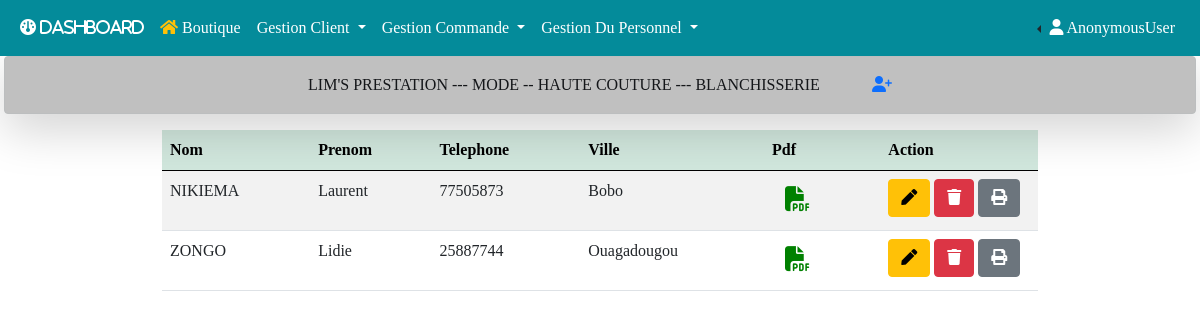
Page /client on the earlier database version.
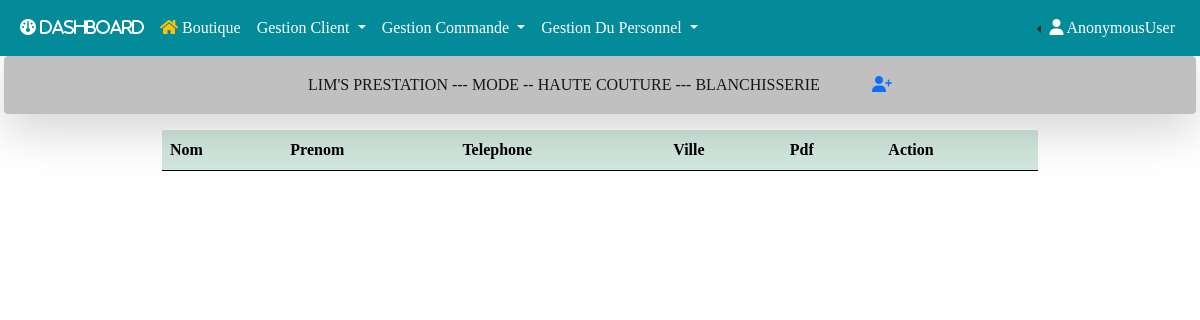
Same page on the later database version.
### gestion/models.py (models this page shows, shortened)
class Client(models.Model):
    nom = models.CharField(max_length=200, null=True)
    prenom = models.CharField(max_length=200, null=True)
    ville = models.ForeignKey(Ville, on_delete=models.CASCADE, null=True, blank=True, verbose_name="Ville")
    telephone = models.CharField(max_length=200, null=True, blank=True, verbose_name="Téléphone")
    bas = models.CharField(max_length=20, null=True, blank=True)
    longpan = models.CharField(max_length=20, null=True, blank=True, verbose_name="Longueur pantalon")
    poignet = models.CharField(max_length=20, null=True, blank=True)
    longjupe = models.CharField(max_length=20, null=True, blank=True, verbose_name="Longueur jupe")
    genou = models.CharField(max_length=20, null=True, blank=True)
    cuiss = models.CharField(max_length=20, null=True, blank=True, verbose_name="Cuisse")
    bassin = models.CharField(max_length=20, null=True, blank=True)
    ceinture = models.CharField(max_length=20, null=True, blank=True)
    longchem = models.CharField(max_length=20, null=True, blank=True, verbose_name="Longueur Chemise")
    frappe = models.CharField(max_length=20, null=True, blank=True)
    longrobe = models.CharField(max_length=20, null=True, blank=True, verbose_name="Longueur Robe")
    longcami = models.CharField(max_length=20, null=True, blank=True, verbose_name="Longueur Camisole")
    pince = models.CharField(max_length=20, null=True, blank=True)
    tourtaille = models.CharField(max_length=20, null=True, blank=True, verbose_name="Tour de taille")
    coole = models.CharField(max_length=20, null=True, blank=True)
    longtaille = models.CharField(max_length=20, null=True, blank=True)
    tourmanch = models.CharField(max_length=20, null=True,blank=True, verbose_name="Tour de manche")
    longmanch = models.CharField(max_length=20, null=True, blank=True,verbose_name="Longueur manche")
    poitrine = models.CharField(max_length=20, null=True, blank=True)
    dos = models.CharField(max_length=20, null=True, blank=True)
    epaul = models.CharField(max_length=20, null=True,blank=True, verbose_name="Epaule")
    avcar = models.CharField(max_length=20, null=True, blank=True)
    arcar = models.CharField(max_length=20, null=True, blank=True)
    fichier = models.FileField(upload_to='uploads_files/', null=True, blank=True)
    created_at = models.DateTimeField(auto_now_add=True)
    modified_at = models.DateTimeField(auto_now_add=True)
    @property
    def fileURL(self):
        try:
            url = self.fichier.url
        except:
            url = ''
        return url

class Ville(models.Model):
    libelle = models.CharField(max_length=50, null=True)
    created_at = models.DateTimeField(auto_now_add=True)
    modified_at = models.DateTimeField(auto_now_add=True)
    def __str__(self):
        return self.libelle

### gestion/views.py (the view)
# urls.py: path('client', views.client, name='client'),
def client(request):
    clients = Client.objects.all()
    context = {"clients":clients}
    return render(request, 'gestion/client/client.html', context)

### gestion/templates/gestion/client/client.html (shortened to what this page needs)
{% extends 'base.html' %}
{% block add %}
<a href="{% url 'add_client' %}" title="Ajouter un client">
  <i class="fa-solid fa-user-plus ms-5"></i>
<a/>
{% endblock add %}
{% block main %}
<div class="container w-75">
    <table id="example" class="table table-striped" style="width:100%">
        <thead class="table-success">
            <tr>
                <th>Nom</th>
                <th>Prenom</th>
                <th>Telephone</th>
                <th>Ville</th>
                <th>Pdf</th>
                <th style="width: 18%;">Action</th>
            </tr>
        </thead>
        <tbody>
            {% for client in clients %}
            <tr>
                <td>{{client.nom}}</td>
                <td>{{client.prenom}}</td>
                <td>{{client.telephone}}</td>
                <td>{{client.ville}}</td>
                <td>
                    {% if client.fileURL %}
                    <button type="button" class="btn" data-bs-toggle="modal" data-bs-target="#pdfModal{{client.id}}" title="lire le fichier">
                        <i style="font-size: 25px; color: green; text-decoration-style: none;" class="fa-solid fa-file-pdf" frameborder="0" allowfullscreen></i>
                    </button>
                    {% endif %}
                </td>
                <td>
                    <a href="{% url 'edit_client' client.id %}" type="button" class="btn btn-warning" title="Edit Client">
                        <i class="fas fa-pen"></i>
                    </a>
                    <a href="{% url 'delete_client' client.id %}" type="button" class="btn btn-danger" title="Delete Client">
                        <i class="fas fa-trash"></i>
                    </a>
                    <a href="{% url 'print_client' client.id %}" type="button" class="btn btn-secondary" title="Impimer Client" target="_blank">
                        <i class="fas fa-print"></i>
                    </a>
                </td>
            </tr>
            {% endfor %}
        </tbody>
    </table>
</div>
{% endblock main %}

Differences in the rows shown:
removed Client: nom "NIKIEMA", prenom "Laurent", telephone "77505873", ville "Bobo"
removed Client: nom "ZONGO", prenom "Lidie", telephone "25887744", ville "Ouagadougou"
